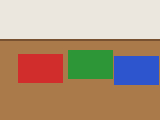
#> input picture tests/fixtures/desk_sample.jpg, 160 x 120 px
$ python -i arxiv_source_scale.py   (imports and definitions only)
#> lines starting #> are read from the running program, lines starting #| are printed output that depends on the picture
#!/usr/bin/env python3
"""Source-backed spatial records. No model votes, synthetic truth, or human-review claims."""
import argparse
from collections import Counter, defaultdict
import hashlib
import itertools
import json
import math
import os
from pathlib import Path
import re
import sqlite3
import subprocess
import sys
import time
import zipfile

import cv2
import numpy as np
from PIL import Image, ImageOps

# [1 line not run here, left out]
SEED = 'Anvil-Eval-v2-source-split-20260924'
FORMS = ('bbox','detection','mask','point','depth_order','metric_comparison',
         'direction','relation_graph','affordance','dof','action_cot')
COCO_IMAGE_BYTES = 19336861798
COCO_IMAGE_SHA256 = '69a8bb58ea5f8f99d24875f21416de2e9ded3178e903f1f7603e283b9e06d929'


def digest(value):
    return hashlib.sha256(value).hexdigest()


# [5 lines left out: function sha, not called in this run]


def encode(value):
    return json.dumps(value, ensure_ascii=False, sort_keys=True, separators=(',',':'))


# [10 lines left out: functions save, rows, not called in this run]


def fingerprint(path):
#> called with path = '../tests/fixtures/desk_sample.jpg'
    raw = Path(path).read_bytes()
    with Image.open(path) as im:
#> im is the input picture: PIL image 160x120 RGB; mean R, G, B 176, 150.9, 127.3
        image = ImageOps.exif_transpose(im).convert('RGB')
    gray = image.convert('L')
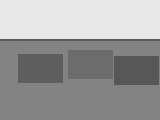
#> gray: PIL image 160x120 L; min 86, max 231, mean 155.7
    small = np.asarray(gray.resize((32,32),Image.Resampling.LANCZOS),dtype=np.float32)
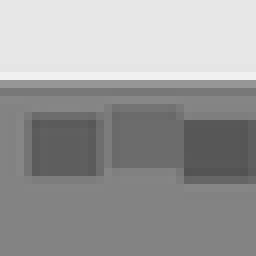
#> small: shape (32, 32) float32 (shown 8 times larger); min 83, max 240, mean 155.7
    low = cv2.dct(small)[:8,:8].reshape(-1)
#> low = 64 values, max 4982.6 at index 0, min -405.2 at index 32, mean 103.9
    ph = sum(int(v > np.median(low[1:])) << i for i,v in enumerate(low))
#> ph = 8870548094279026043
    small = np.asarray(gray.resize((9,8),Image.Resampling.LANCZOS))
    dh = sum(int(v) << i for i,v in enumerate((small[:,:-1]>small[:,1:]).reshape(-1)))
#> dh = 4723259455230443520
    return {'sha256':digest(raw), 'decoded_rgb_sha256':digest(
            f'{image.width}x{image.height}:RGB:'.encode()+image.tobytes()),
            'width':image.width,'height':image.height,'phash64':f'{ph:016x}','dhash64':f'{dh:016x}'}


class Fingerprints:
    """Five-block index: every Hamming-distance <=4 pair shares one block."""
    def __init__(self):
        self.exact=set(); self.buckets=defaultdict(list)

    # [27 lines left out: functions add, matches, load_exclusions, not called in this run]


class Output:
    # [255 lines left out: functions __init__, image, add, progress, finish, pixmo and 3 more, not called in this run]


SHAREROBOT_REVISION = '3266d92902b038ce40e7fb8aac5bfd9287eb3e45'
SHAREROBOT_ANNOTATION_SHA256 = 'c45041ad2c25c3ed1da018e6aa8f7b7b2e3ffcdbf96c46a09ca4a9a113d67b90'
AFFORDANCE_REGION_CONTRACT = 'anvil-affordance-region-v1'


# [218 lines left out: functions sharerobot_region_reference, sharerobot_affordance, add_sharerobot_arguments, run_sharerobot_arguments, summary, not called in this run]


# [23 lines not run here, left out]

>>> result = fingerprint('../tests/fixtures/desk_sample.jpg')
#> result = 6 items
